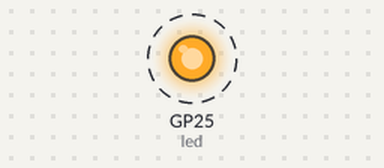
Simulated run of this program. Board: Raspberry Pi Pico running MicroPython. On the bench: output pins drawn as LEDs (lit = HIGH). Dashed ring = blinking.

Above: at 0.2 s.
Timing chart, 0 to 3.0 s (numbered marks = the images above):
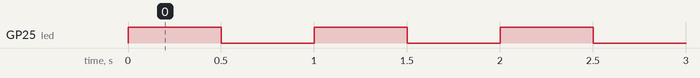

The program:

main.py
```python
from machine import Pin
import time

#led = Pin(25, Pin.OUT)   # Pico LED
led = Pin("LED", Pin.OUT) # Pico W LED
# # Pico 2 W uses the string "LED" because of the wireless chip routing

try:
    while True:
        led.value(1)    # Set led turn on
        time.sleep(0.5) # Sleep 0.5s
        led.value(0)    # Set led turn off
        time.sleep(0.5) # Sleep 0.5s
except:
    pass
```

Measured:
- by itself, GP25 (led): alternates HIGH for 0.50 s and LOW for 0.50 s
